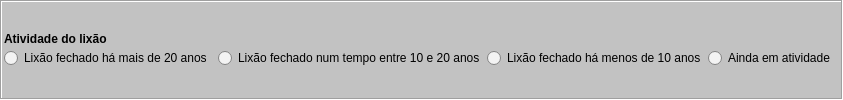
        <widget class="QFrame" name="frame_13">
         <property name="sizePolicy">
          <sizepolicy hsizetype="Preferred" vsizetype="Fixed">
           <horstretch>0</horstretch>
           <verstretch>0</verstretch>
          </sizepolicy>
         </property>
         <property name="palette">
          <palette>
           <active>
            <colorrole role="Base">
             <brush brushstyle="SolidPattern">
              <color alpha="255">
               <red>243</red>
               <green>243</green>
               <blue>243</blue>
              </color>
             </brush>
            </colorrole>
            <colorrole role="Window">
             <brush brushstyle="SolidPattern">
              <color alpha="255">
               <red>194</red>
               <green>194</green>
               <blue>194</blue>
              </color>
             </brush>
            </colorrole>
           </active>
           <inactive>
            <colorrole role="Base">
             <brush brushstyle="SolidPattern">
              <color alpha="255">
               <red>243</red>
               <green>243</green>
               <blue>243</blue>
              </color>
             </brush>
            </colorrole>
            <colorrole role="Window">
             <brush brushstyle="SolidPattern">
              <color alpha="255">
               <red>194</red>
               <green>194</green>
               <blue>194</blue>
              </color>
             </brush>
            </colorrole>
           </inactive>
           <disabled>
            <colorrole role="Base">
             <brush brushstyle="SolidPattern">
              <color alpha="255">
               <red>194</red>
               <green>194</green>
               <blue>194</blue>
              </color>
             </brush>
            </colorrole>
            <colorrole role="Window">
             <brush brushstyle="SolidPattern">
              <color alpha="255">
               <red>194</red>
               <green>194</green>
               <blue>194</blue>
              </color>
             </brush>
            </colorrole>
           </disabled>
          </palette>
         </property>
         <property name="frameShape">
          <enum>QFrame::Box</enum>
         </property>
         <property name="frameShadow">
          <enum>QFrame::Sunken</enum>
         </property>
         <layout class="QVBoxLayout" name="verticalLayout">
          <property name="spacing">
           <number>2</number>
          </property>
          <property name="leftMargin">
           <number>2</number>
          </property>
          <property name="topMargin">
           <number>2</number>
          </property>
          <property name="rightMargin">
           <number>2</number>
          </property>
          <property name="bottomMargin">
           <number>2</number>
          </property>
          <item>
           <layout class="QVBoxLayout" name="verticalLayout_43">
            <property name="spacing">
             <number>2</number>
            </property>
            <item>
             <widget class="QLabel" name="lbAtividadeLixao">
              <property name="sizePolicy">
               <sizepolicy hsizetype="Preferred" vsizetype="Fixed">
                <horstretch>0</horstretch>
                <verstretch>0</verstretch>
               </sizepolicy>
              </property>
              <property name="text">
               <string>&lt;html&gt;&lt;head/&gt;&lt;body&gt;&lt;p align=&quot;justify&quot;&gt;&lt;span style=&quot; font-weight:600;&quot;&gt;Atividade do lixão&lt;/span&gt;&lt;/p&gt;&lt;/body&gt;&lt;/html&gt;</string>
              </property>
             </widget>
            </item>
            <item>
             <layout class="QGridLayout" name="gridLayout_26">
              <property name="verticalSpacing">
               <number>2</number>
              </property>
              <item row="0" column="2">
               <widget class="QRadioButton" name="rbAtividadeLixao_2">
                <property name="sizePolicy">
                 <sizepolicy hsizetype="Preferred" vsizetype="Fixed">
                  <horstretch>0</horstretch>
                  <verstretch>0</verstretch>
                 </sizepolicy>
                </property>
                <property name="text">
                 <string>Lixão fechado há menos de 10 anos</string>
                </property>
               </widget>
              </item>
              <item row="0" column="0">
               <widget class="QRadioButton" name="rbAtividadeLixao_0">
                <property name="sizePolicy">
                 <sizepolicy hsizetype="Preferred" vsizetype="Fixed">
                  <horstretch>0</horstretch>
                  <verstretch>0</verstretch>
                 </sizepolicy>
                </property>
                <property name="text">
                 <string>Lixão fechado há mais de 20 anos </string>
                </property>
               </widget>
              </item>
              <item row="0" column="3">
               <widget class="QRadioButton" name="rbAtividadeLixao_3">
                <property name="sizePolicy">
                 <sizepolicy hsizetype="Preferred" vsizetype="Fixed">
                  <horstretch>0</horstretch>
                  <verstretch>0</verstretch>
                 </sizepolicy>
                </property>
                <property name="text">
                 <string>Ainda em atividade </string>
                </property>
               </widget>
              </item>
              <item row="0" column="1">
               <widget class="QRadioButton" name="rbAtividadeLixao_1">
                <property name="sizePolicy">
                 <sizepolicy hsizetype="Preferred" vsizetype="Fixed">
                  <horstretch>0</horstretch>
                  <verstretch>0</verstretch>
                 </sizepolicy>
                </property>
                <property name="text">
                 <string>Lixão fechado num tempo entre 10 e 20 anos</string>
                </property>
               </widget>
              </item>
             </layout>
            </item>
           </layout>
          </item>
         </layout>
        </widget>
